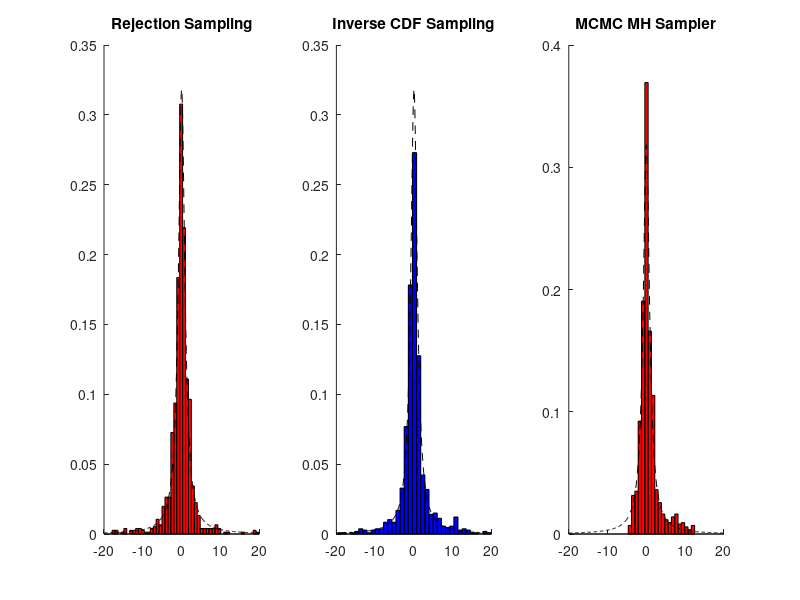

The MATLAB script that drew this image:
% Nima Ghorbani
% Machine Learing 2 - HW 4
% Goal: sampling from a cauchy distribution
clear all; clc; close all;
rng(100);

nsamples = 1000;

invCauchyCDF = @(x) tan(pi*(x-0.5));
CauchyCDF = @(y) (1/pi)*atan(y) + 0.5;
CauchyPDF = @(y) (1/pi)*(1./(1+y.^2));

%% Rejection sampling on the interval -20 and 20
figure(100);
subplot(131);hold on;title('Rejection Sampling');
samples = zeros(1,nsamples);
sIdx = 1;
while sIdx < nsamples
    x_current = -20 + 40*rand;
    if (rand/pi) <= CauchyPDF(x_current)
        samples(sIdx) = x_current;
        sIdx = sIdx + 1;
    end
end
[bincounts,bincenters] = hist(samples,50);
bincounts = bincounts/diff(bincenters(1:2))/nsamples;
bar(bincenters,bincounts,1,'r');
plot(-20:0.1:20,CauchyPDF(-20:0.1:20),'k--');% theoretical
xlim([-20,20]);
%% Inverse CDF sampling
subplot(132);hold on;title('Inverse CDF Sampling');
samples = rand(1,nsamples);
samples = arrayfun(invCauchyCDF,samples);

[bincounts,bincenters] = hist(samples,nsamples*2);
bincounts = bincounts/diff(bincenters(1:2))/nsamples;
bar(bincenters,bincounts,1,'b');

plot(-20:0.1:20,CauchyPDF(-20:0.1:20),'k--');% theoretical
xlim([-20,20]);
%% Metropolis-Hastings Sampler
subplot(133);hold on;title('MCMC MH Sampler')
proposalDist = @(x,m) (1/sqrt(2*pi))*exp(-0.5*(x-m)^2); % proposal distribution

samples = zeros(1,nsamples);

for sIdx = 2:nsamples
    x_current = samples(sIdx-1);
    x_cand = normrnd(x_current,1); % normal centered around current x

    alpha = proposalDist(x_current,x_cand) * CauchyPDF(x_cand)/( proposalDist(x_cand,x_current) * CauchyPDF(x_current)); % acceptance ratio
    if alpha >= 1
       samples(sIdx) = x_cand;
    else
        u = rand;
        if u < alpha
           samples(sIdx) = x_cand;
        else
           samples(sIdx) = x_current;
        end
    end
end
[bincounts,bincenters] = hist(samples,20);
bincounts = bincounts/diff(bincenters(1:2))/nsamples;
bar(bincenters,bincounts,1,'r');
plot(-20:0.1:20,CauchyPDF(-20:0.1:20),'k--');% theoretical
xlim([-20,20]);

